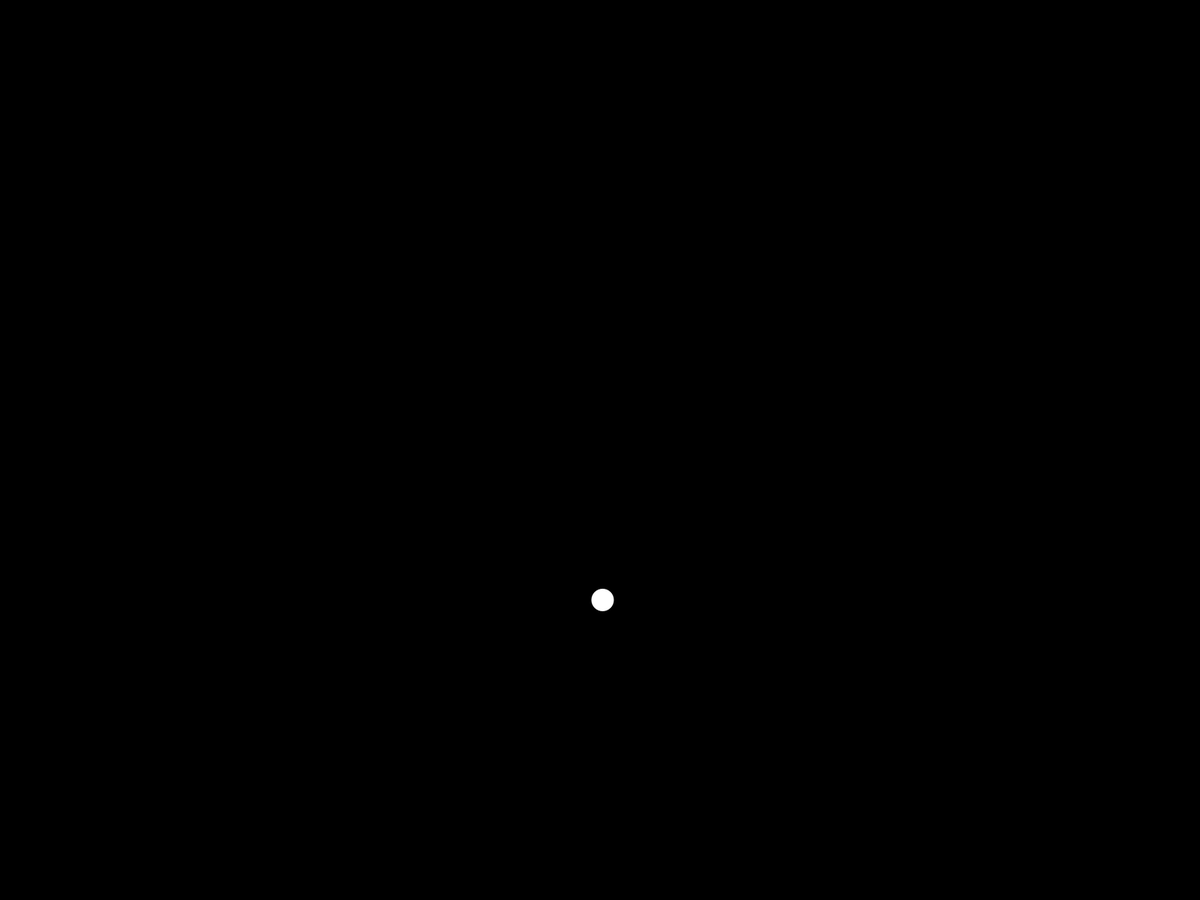
Frame 1 (no input)
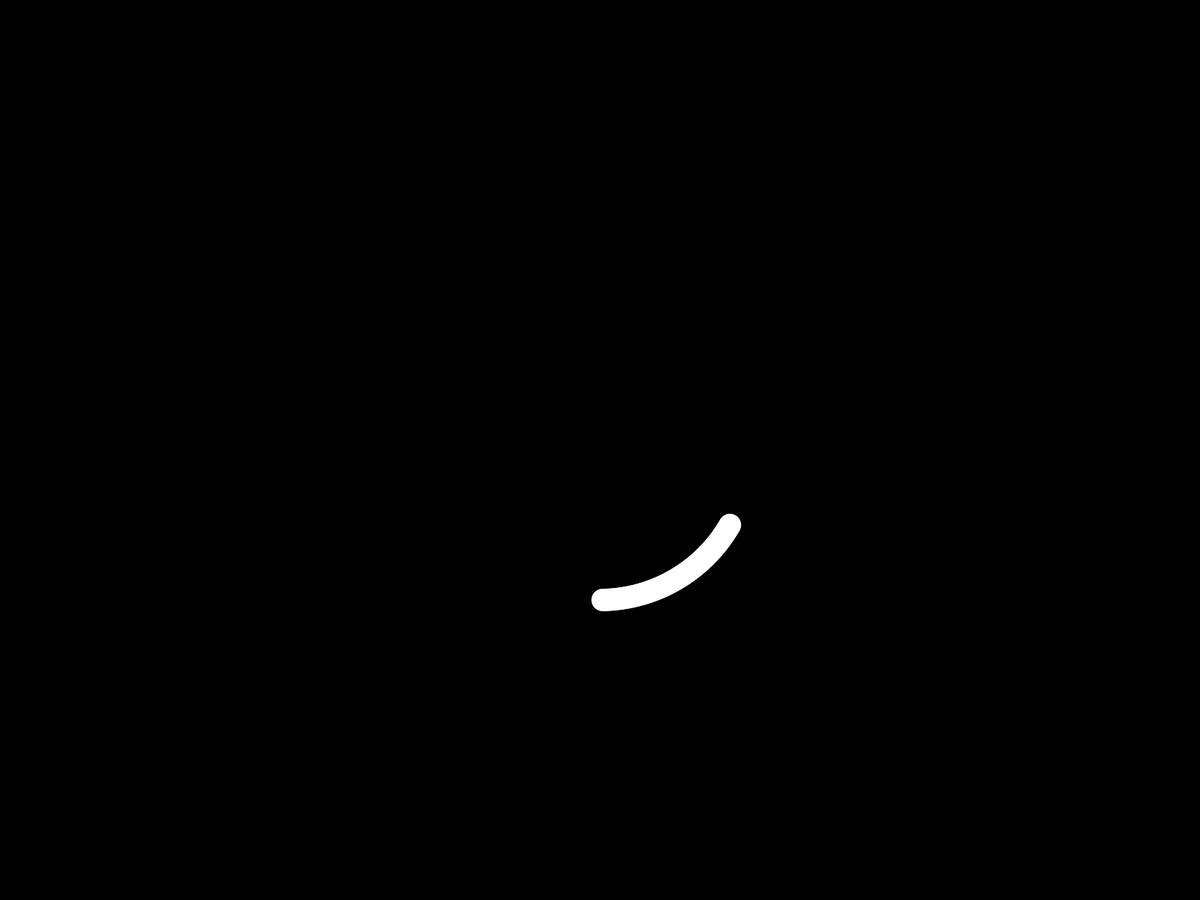
Frame 60 (the mouse pressed at the canvas centre just before this capture)
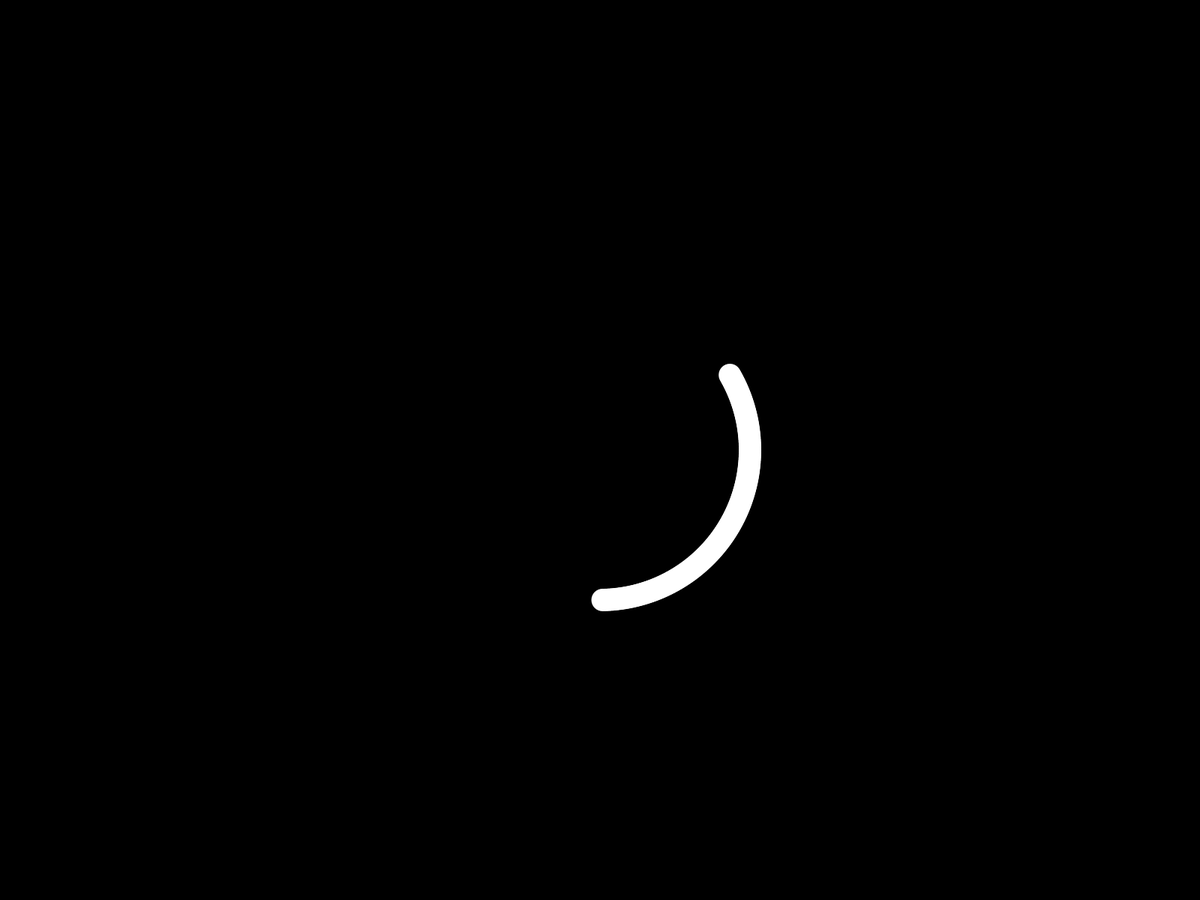
Frame 120 (the mouse held since frame 60 and released just before this capture)

The Processing sketch that drew these frames (run headless with seeded random() and noise(); from frame 60 on, the mouse is pressed at the canvas centre):

// Processing sketch: clase08_ejemplo_wave02
// ── clase08_ejemplo_wave02.pde
void setup() {
  fullScreen();
  background(0);
  noStroke();
}

void draw() {
  
  if(frameCount % 360 == 0){
    fill(random(255),random(255),random(255));
  }

  float R = 200;
  float waveX = R*sin(radians(frameCount));
  float waveY = R*cos(radians(frameCount));

  circle(width/2 + waveX, height/2 + waveY, 30);
}
